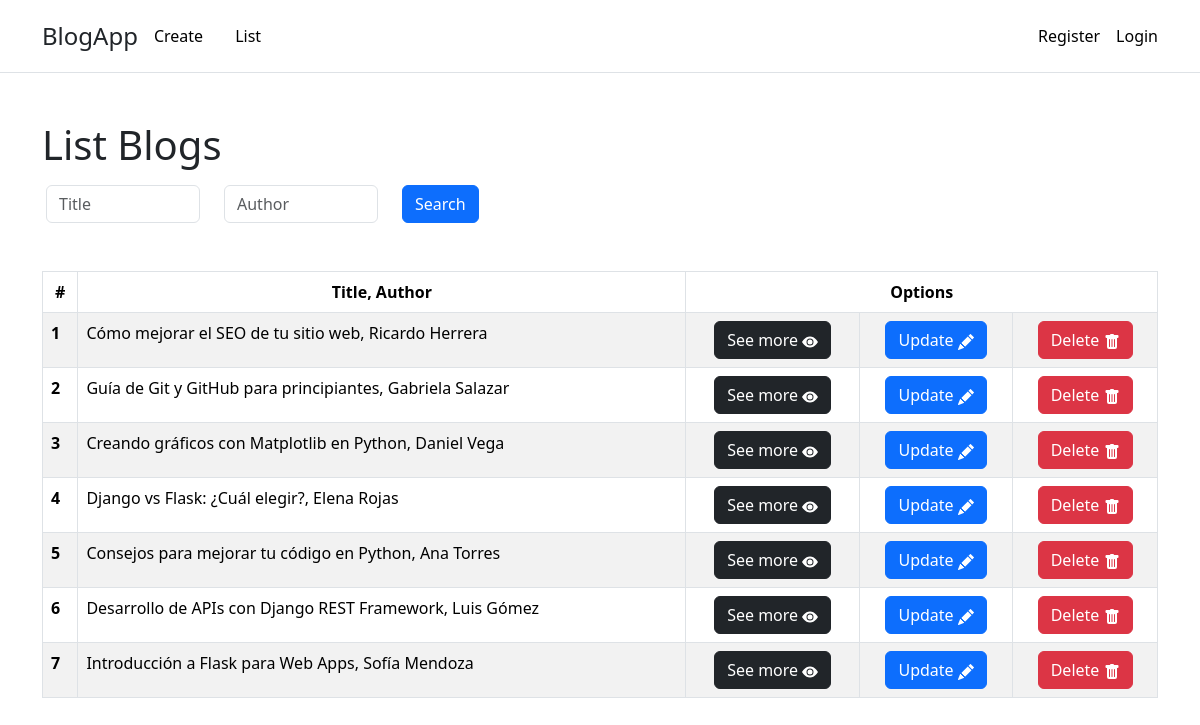
/list-blog, run on the app's committed database.
### home/models.py (models this page shows)
class Blog(models.Model):
    id = models.UUIDField(primary_key=True, default=uuid.uuid4, editable=False)
    title = models.CharField(max_length=100)
    content = models.TextField()
    author = models.CharField(max_length=100)
    description = models.TextField(null=True, blank=True)
    publication_date = models.DateTimeField(null=True,blank=True)
    is_published = models.BooleanField(default=True)
    tags = models.CharField(max_length=200, null=True, blank=True)
    img_cover = models.ImageField(upload_to="blogs_images/", null=True, blank=True)
    def __str__(self):
        return f"{self.title}, {self.author}"

### home/views.py (the view)
# urls.py: path('list-blog', list_blog, name="list_blog"),
def list_blog(request):
    blogs = Blog.objects.all()
    formContent = SearchBlog(request.GET)
    if formContent.is_valid():
        title_to_search = formContent.cleaned_data.get('title')
        author_to_search = formContent.cleaned_data.get('author')
        blogs = Blog.objects.filter( title__icontains = title_to_search , author__icontains= author_to_search)
    return render(request, 'home/list_blog.html', {'blogs' : blogs, 'formContent' : formContent})

### home/forms.py
class SearchBlog(forms.Form):
    title = forms.CharField(max_length=100, required=False,widget=forms.TextInput(attrs={'class': 'form-control', 'placeholder':'Title'}))
    author = forms.CharField(max_length=100, required=False,widget=forms.TextInput(attrs={'class': 'form-control', 'placeholder':'Author'}))

### home/templates/home/list_blog.html (shortened to what this page needs)
{% extends "template_base.html" %}
{% load static %}
{% block content %}
        {% block title_head %} <h1> List Blogs </h1> {% endblock title_head %}
        <form action="" class="row g-3" style="max-width: 50%">
            <div class="row mt-4">
              <div class="col-sm-12 col-md-4 col-lg-4">
                {{formContent.title}}
              </div>
              <div class="col-sm-12 col-md-4 col-lg-4">
                {{formContent.author}}
              </div>
              <div class="col-sm-12 col-md-4 col-lg-4">
                <button class="btn btn-primary" type="submit">Search</button>
              </div>
            </div>
        </form>
        {% if blogs %}
            <table class="table table-striped table-bordered mt-5">
                <thead class="text-center">
                  <tr>
                    <th scope="col">#</th>
                    <th scope="col">Title, Author</th>
                    <th colspan="4">Options</th>
                  </tr>
                </thead>
                <tbody>
                {% for blog  in  blogs%}
                <tr>
                    <th scope="row">{{forloop.counter}}</th>
                    <td colspan="2">{{blog}}</td>
                    <td class="text-center">
                      <a href={% url "details_blog" blog.id %} class="btn btn-dark" role="button" aria-disabled="true">See more <svg xmlns="http://www.w3.org/2000/svg" width="16" height="16" fill="currentColor" class="bi bi-eye-fill" viewBox="0 0 16 16">
                        <path d="M10.5 8a2.5 2.5 0 1 1-5 0 2.5 2.5 0 0 1 5 0"/>
                        <path d="M0 8s3-5.5 8-5.5S16 8 16 8s-3 5.5-8 5.5S0 8 0 8m8 3.5a3.5 3.5 0 1 0 0-7 3.5 3.5 0 0 0 0 7"/>
                      </svg></a>
                    </td>
                    <td class="text-center">
                      <a href={% url "update_blog" blog.id %} class="btn btn-primary" role="button" aria-disabled="true">Update </a>
                    </td>
                    <td class="text-center">
                      <a href={% url "delete_blog" blog.id %} class="btn btn-danger" role="button" aria-disabled="true">Delete </a>
                    </td>
                  </tr>
                {% endfor %}
            </tbody>
        </table>
        {% else %}
            <div class="mt-5 alert alert-warning" role="alert">No found Blog</div>
        {% endif %}
{% endblock content %}

### data on the page
Blog: title+author "Cómo mejorar el SEO de tu sitio web, Ricardo Herrera"
Blog: title+author "Guía de Git y GitHub para principiantes, Gabriela Salazar"
Blog: title+author "Creando gráficos con Matplotlib en Python, Daniel Vega"
Blog: title+author "Django vs Flask: ¿Cuál elegir?, Elena Rojas"
Blog: title+author "Consejos para mejorar tu código en Python, Ana Torres"
Blog: title+author "Desarrollo de APIs con Django REST Framework, Luis Gómez"
Blog: title+author "Introducción a Flask para Web Apps, Sofía Mendoza"
